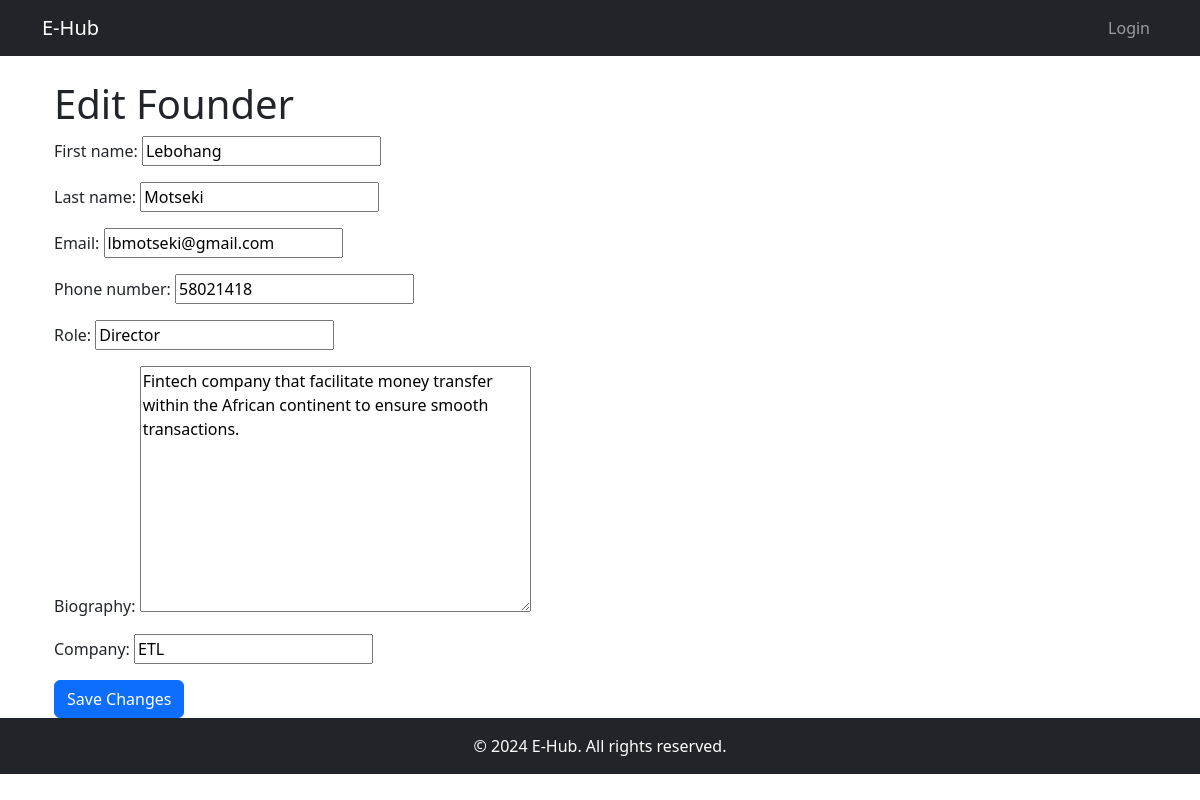
Screenshot of /founders/edit/2/ with the database file from the repository.
### myapp/models.py (models this page shows, shortened)
class Founder(models.Model):
    user = models.OneToOneField(settings.AUTH_USER_MODEL, on_delete=models.CASCADE, related_name="founder")
    first_name = models.CharField(max_length=100)
    last_name = models.CharField(max_length=100)
    email = models.EmailField(unique=True)
    phone_number = models.CharField(max_length=15, null=True, blank=True)
    role = models.CharField(max_length=100, null=True, blank=True)
    biography = models.TextField(null=True, blank=True)
    company = models.CharField(max_length=200, null=True, blank=True)
    date_joined = models.DateTimeField(auto_now_add=True)

### myapp/views.py (the view)
# urls.py: path('founders/edit/<int:pk>/', views.edit_founder, name='edit_founder'),
def edit_founder(request, pk):
    founder = get_object_or_404(Founder, pk=pk)
    if request.method == "POST":
        form = FounderForm(request.POST, instance=founder)
        if form.is_valid():
            form.save()
            return redirect('myapp:founder_list')
    else:
        form = FounderForm(instance=founder)
    return render(request, 'dashboard//edit_founder.html', {'form': form})

### myapp/forms.py
class FounderForm(forms.ModelForm):
    class Meta:
        model = Founder
        fields = ['first_name', 'last_name', 'email', 'phone_number', 'role', 'biography', 'company']

### myapp/templates/dashboard/edit_founder.html (shortened to what this page needs)
{% extends "base_generic.html" %}
{% block content %}
    <div class="container">
        <h1>Edit Founder</h1>
        <form method="post">
            {{ form.as_p }}
            <button type="submit" class="btn btn-primary">Save Changes</button>
        </form>
    </div>
{% endblock %}

### rows the page displays
Founder: first_name "Lebohang", last_name "Motseki", email "lbmotseki@gmail.com", phone_number "58021418", role "Director", biography "Fintech company that facilitate money transfer within the African continent to ensure smooth transactions.", company "ETL"
